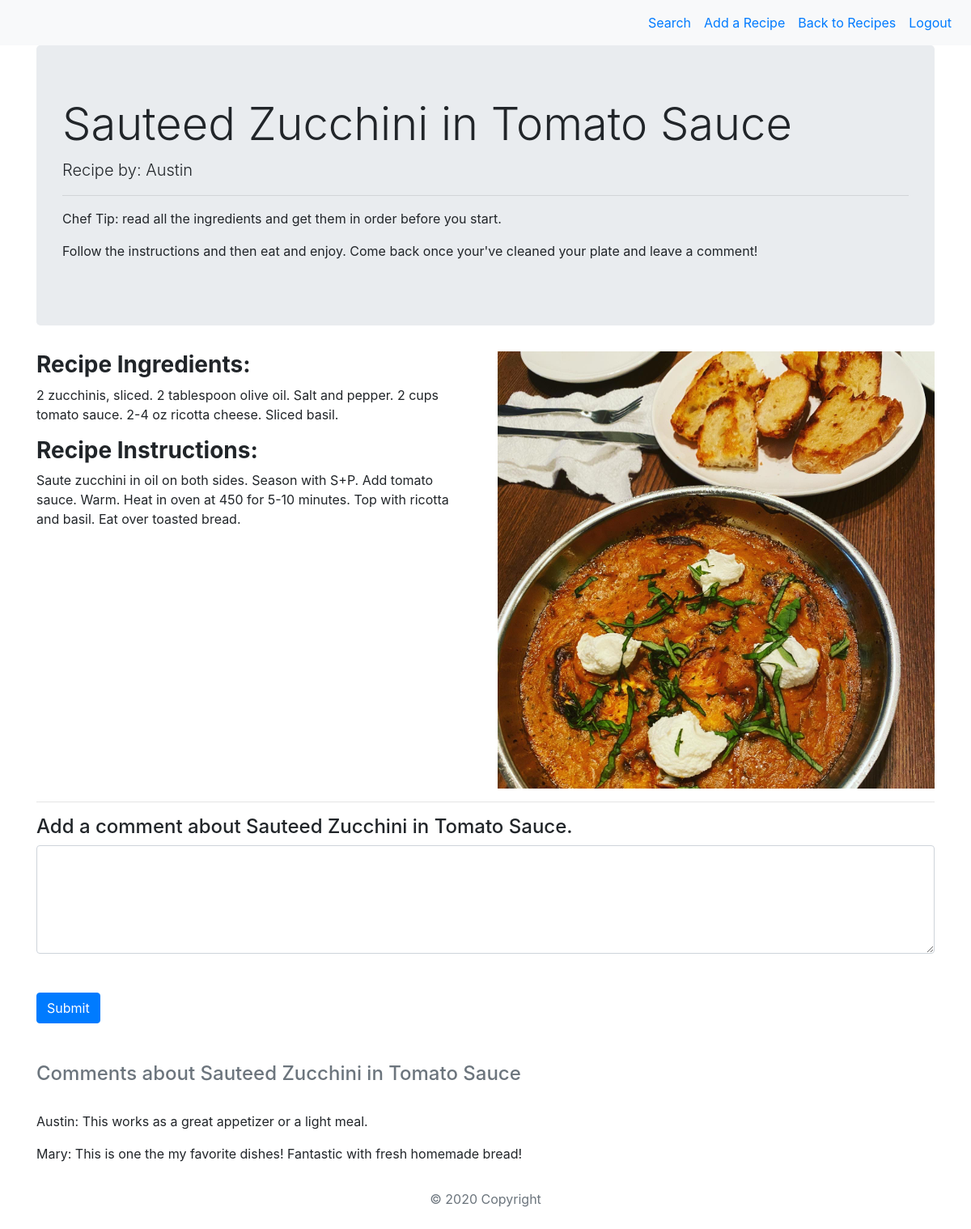
Screenshot of /recipe/18 (signed in) with the database file from the repository.
### recipe_app/models.py (models this page shows)
class Recipe(models.Model):
    title = models.CharField(max_length=225)
    ingredents = models.TextField()
    instructions = models.TextField()
    recipe_creator = models.ForeignKey(User, related_name="chef", on_delete = models.CASCADE)
    image = models.ImageField(upload_to='images/', blank=True, null=True)
    liked_by = models.ManyToManyField(User, related_name="liked_recipes")
    created_at = models.DateTimeField(auto_now_add=True)
    updated_at = models.DateTimeField(auto_now=True)
    objects = RecipeManager()

class User(models.Model):
    first_name = models.CharField(max_length=50)
    last_name = models.CharField(max_length=50)
    email = models.CharField(max_length=255)
    password = models.CharField(max_length=255)
    objects = UserManager()

class Comment(models.Model):
    comment_text = models.TextField()
    comment_user = models.ForeignKey(User, related_name="commenter", on_delete = models.CASCADE)
    created_at = models.DateTimeField(auto_now_add=True)
    updated_at = models.DateTimeField(auto_now=True)
    recipe_comment = models.ForeignKey(Recipe, related_name="post_comments", on_delete=models.CASCADE)

### recipe_app/views.py (the view)
# urls.py: path('recipe/<int:id>', views.view), #view a recipe card, redirect to recipe/<int:id> (?)
def view(request, id):
    if 'id' not in request.session:
        return redirect('/')
    recipe = Recipe.objects.get(id=id)
    context = {
        'recipe': recipe,
        'comment': Comment.objects.all(),
    }
    return render(request,'recipe_card.html', context)

### recipe_app/templates/recipe_card.html (shortened to what this page needs)
<!DOCTYPE html>
<html lang="en">
    <head>
        {% load static %}
        <link rel="stylesheet" href="{% static 'main.css' %}">
        <link rel="stylesheet" href="https://stackpath.bootstrapcdn.com/bootstrap/4.5.2/css/bootstrap.min.css">
    </head>
    <body>
        <div class="sticky-top">
            <nav class="navbar navbar-expand-sm bg-light">
                <ul class="navbar-nav ml-auto">
                    <li class="nav-item">
                        <a class="nav-link" href="/search"> Search </a>
                    </li>
                    <li class="nav-item">
                        <a class="nav-link" href="/add_recipe"> Add a Recipe </a>
                    </li>
                    <li class="nav-item">
                        <a class="nav-link" href="/recipe_wall"> Back to Recipes </a>
                    </li>
                    <li class="nav-item">
                        <a class="nav-link" href="/logout"> Logout </a>
                    </li>
                </ul>
            </nav>
        </div>
        <div class="container">
            <div class="jumbotron">
                <h1 class="display-4">{{ recipe.title }}</h1>
                <p class="lead">Recipe by: {{recipe.recipe_creator.first_name}}</p>
                <hr>
                <p>Chef Tip: read all the ingredients and get them in order before you start.</p>
                <p>Follow the instructions and then eat and enjoy. Come back once your've cleaned your plate and leave a comment!</p>
            </div>
            <div class="row">
                <div class="col-sm-6">
                    <h3><b>Recipe Ingredients:</b></h3>
                    <p>{{ recipe.ingredents}}</p>
                    <h3><b>Recipe Instructions:</b></h3>
                     <p> {{ recipe.instructions }}</p>
                </div>
                <div class="col-sm-6">
                    <img src="{{ recipe.image.url }}" class="img-fluid">
                </div>
            </div>
            <div class = "row">
                <div class = "col-12">
                    <hr>
                    <form action="/post_comment/{{recipe.id}}" method=POST>
                            <h4>Add a comment about {{ recipe.title }}.</h4>
                            <textarea class="form-control" rows="5" cols="100" name='comment_text' placeholder="This dish was mouthwatering!"> </textarea>
                            <br>
                            <br>
                            <input type="submit" class="btn btn-primary" value='Submit'>
                    </form>
                    <br>
                    <br>
                    <h4 class="text-secondary">Comments about {{ recipe.title }} </h4>
                    <br>
                        {% for comment in recipe.post_comments.all %}
                            <p>{{comment.comment_user.first_name}}: {{comment.comment_text}}</p>
                        {% endfor %}
                </div>
            </div>
        </div>
        <footer class="page-footer font-small text-muted">
            <div class="footer-copyright text-center py-3">
                <p>© 2020 Copyright</p>
            </div>
        </footer>
    </body>
</html>

### recipe_app/static/main.css (style rules this page uses)
nav { background-color: #e3f2fd; }

### rows the page displays
Recipe: title "Sauteed Zucchini in Tomato Sauce", recipe_creator.first_name "Austin", ingredents "2 zucchinis, sliced. 2 tablespoon olive oil. Salt and pepper. 2 cups tomato sauce. 2-4 oz ricotta cheese. Sliced basil.", instructions "Saute zucchini in oil on both sides. Season with S+P. Add tomato sauce. Warm. Heat in oven at 450 for 5-10 minutes. Top with ricotta and basil. Eat over toasted bread.", image (picture)
Comment: comment_user.first_name "Austin", comment_text "This works as a great appetizer or a light meal."
Comment: comment_user.first_name "Mary", comment_text "This is one the my favorite dishes! Fantastic with fresh homemade bread!"
